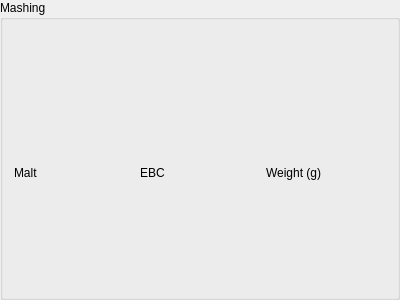
<?xml version="1.0" encoding="UTF-8"?>
<ui version="4.0">
 <class>DruidMashing</class>
 <widget class="QGroupBox" name="DruidMashing">
  <property name="geometry">
   <rect>
    <x>0</x>
    <y>0</y>
    <width>400</width>
    <height>300</height>
   </rect>
  </property>
  <property name="windowTitle">
   <string>GroupBox</string>
  </property>
  <property name="title">
   <string>Mashing</string>
  </property>
  <layout class="QGridLayout" name="gridLayout">
   <property name="topMargin">
    <number>40</number>
   </property>
   <item row="0" column="0">
    <widget class="QLabel" name="label">
     <property name="text">
      <string>Malt</string>
     </property>
    </widget>
   </item>
   <item row="0" column="1">
    <widget class="QLabel" name="label_3">
     <property name="text">
      <string>EBC</string>
     </property>
    </widget>
   </item>
   <item row="0" column="2">
    <widget class="QLabel" name="label_2">
     <property name="text">
      <string>Weight (g)</string>
     </property>
    </widget>
   </item>
  </layout>
 </widget>
 <resources/>
 <connections/>
</ui>
